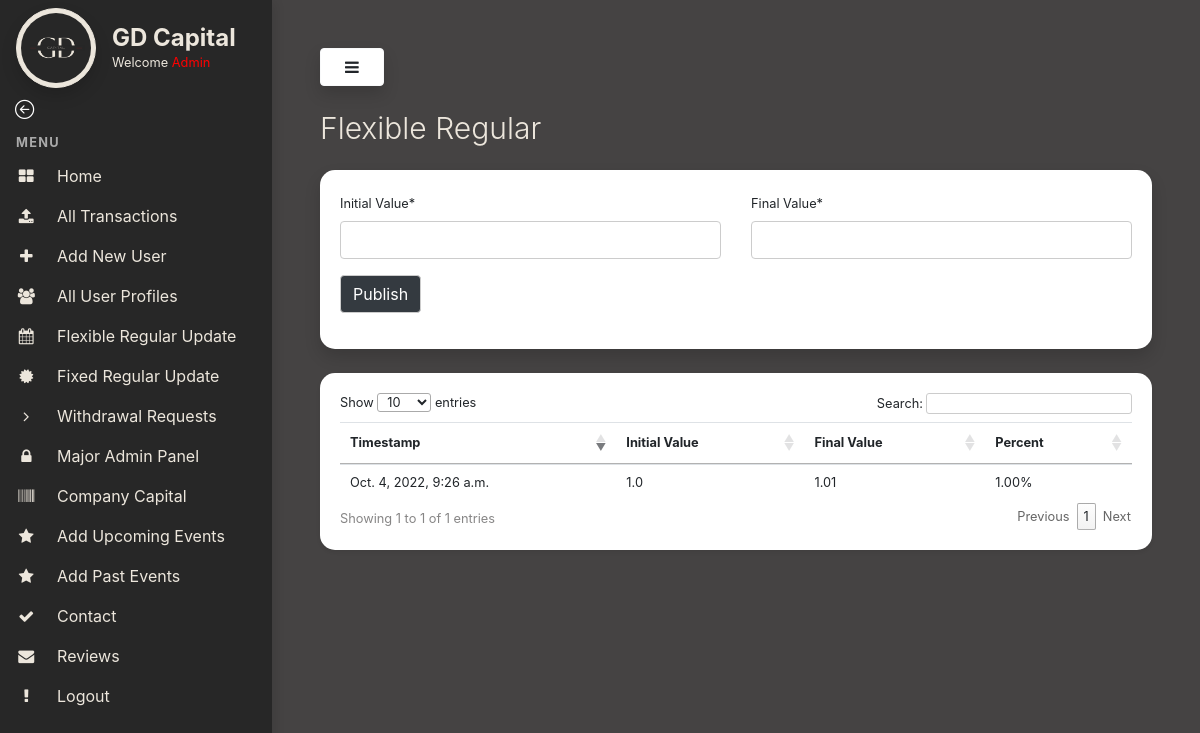
Screenshot of /regular-update/ (signed in) with the database file from the repository.
### myapp/models.py (models this page shows, shortened)
class RegularUpdate(models.Model):
    initial_value = models.FloatField()
    final_value = models.FloatField()
    transaction_date_time = models.DateTimeField(auto_now_add=True)
    percent = models.FloatField(null=True, blank=True)

### myapp/views.py (the view, shortened to what this page needs)
# urls.py: path('regular-update/', views.regular_update, name='regular_update'),
@login_required
def regular_update(request):
    reg_update = RegularUpdate.objects.all()
    form = RegularUpdateForm()
    return render(request,'admin-templates/regular-update.html',{'form':form,'reg_update':reg_update})

### myapp/forms.py
class RegularUpdateForm(forms.ModelForm):
    class Meta:
        model = RegularUpdate
        fields = ('initial_value','final_value')
        labels = {
            'initial_value': 'Initial Value',
            'final_value': 'Final Value',
        }

### templates/admin-templates/regular-update.html (shortened to what this page needs)
{% extends 'admin-templates/base.html' %}
{% load static %}
{% load crispy_forms_filters %}
{% load crispy_forms_tags %}
{% block content %}
        <h3 class="display-4" style="color:#ece6dc; font-size:30px !important">Flexible Regular</h3>
        <div class="card shadow my-4" style="border: 0 !important;border-radius:15px">
            <div class="card-body ">
                <form method="post" enctype="multipart/form-data">
                    <div class="row">
                        <div class="col-md-6 mb-0">
                            {{ form.initial_value|as_crispy_field }}
                        </div>
                        <div class="col-md-6 mb-0">
                            {{ form.final_value|as_crispy_field }}
                        </div>
                    </div>
                    <div class="form-group">
                        <input type="submit" value="Publish" class="btn btn-dark">
                    </div>
                </form>
            </div>
        </div>
        <div class="card shadow-sm mt-4" style="border: 0 !important;border-radius:15px">
            <div class="card-body ">
                <div class="table-responsive">
                    <table class="table table-sm" id="transTable">
                        <thead>
                            <tr>
                                <th scope="col">Timestamp</th>
                                <th scope="col">Initial Value</th>
                                <th scope="col">Final Value</th>
                                <th scope="col">Percent</th>
                            </tr>
                        </thead>
                        <tbody>
                            {% for i in reg_update %}
                            <tr>
                                <td>{{i.transaction_date_time}}</td>
                                <td>{{i.initial_value}}</td>
                                <td>{{i.final_value}}</td>
                                <td>{{i.percent|floatformat:2}}%</td>
                            </tr>
                            {% endfor %}
                        </tbody>
                    </table>
                </div>
            </div>
        </div>
{% endblock content %}

### templates/admin-templates/base.html (shortened to what this page needs)
{% load static %}
<!DOCTYPE html>
<html>
<head>
    <link rel="stylesheet" href="https://stackpath.bootstrapcdn.com/bootstrap/4.1.3/css/bootstrap.min.css"
>
    <link rel="stylesheet" href="https://stackpath.bootstrapcdn.com/font-awesome/4.7.0/css/font-awesome.min.css">
    <link rel="stylesheet" type="text/css" href="https://cdn.datatables.net/1.12.1/css/jquery.dataTables.css">
    <link rel="stylesheet" href="{% static 'css/admin.css' %}">
    <link rel="stylesheet" href="https://cdn.jsdelivr.net/npm/bootstrap-icons@1.9.1/font/bootstrap-icons.css">
</head>
<body>
    {% if request.user.is_superuser %}
    <div class="vertical-nav dark-bg" id="sidebar">
        <div class="py-2 px-3 dark-bg">
            <div class="media d-flex align-items-center">
                <img loading="lazy" src="{% static 'images/logo.png' %}" alt="..."
                    width="80" height="80" class="mr-3 rounded-circle img-thumbnail shadow">
                <div class="media-body">
                    <h4 class="m-0" style="font-weight:700;color:#ece6dc;">GD Capital</h4>
                    <p class="font-weight-normal text-muted mb-0 welcome-text">Welcome <span style="color:red;">{{request.user.username|title}}</span></p>
                </div>
            </div>
        </div>
        <div class="container">
            <a href="/" class="text-dark back-arrow"><i class="bi bi-arrow-left-circle text-white" style="font-size: 1.2rem;"></i></a>
          </div>
        <p class="text-gray font-weight-bold text-uppercase px-3 small pb-1 mb-0 mt-2">MENU</p>
        <ul class="nav flex-column mb-0">
            <li class="nav-item">
                <a href="/admin-home" class="nav-link text-dark ">
                    <i class="fa fa-th-large mr-3 text-primary fa-fw"></i>
                    Home
                </a>
            </li>
            <li class="nav-item">
                <a href="/admin-all-transactions" class="nav-link text-dark">
                    <i class="fa fa-upload mr-3 text-primary fa-fw"></i>
                    All Transactions
                </a>
            </li>
            <li class="nav-item">
                <a href="/signup" class="nav-link text-dark">
                    <i class="fa fa-plus mr-3 text-primary fa-fw"></i>
                    Add New User
                </a>
            </li>
            <li class="nav-item">
                <a href="/admin-all-users" class="nav-link text-dark">
                    <i class="fa fa-users mr-3 text-primary fa-fw"></i>
                    All User Profiles
                </a>
            </li>
            <li class="nav-item">
                <a href="/regular-update" class="nav-link text-dark">
                    <i class="fa fa-calendar mr-3 text-primary fa-fw"></i>
                    Flexible Regular Update
                </a>
            </li>
            <li class="nav-item">
                <a href="/fixed-rate-page" class="nav-link text-dark">
                    <i class="fa fa-certificate mr-3 text-primary fa-fw"></i>
                    Fixed Regular Update
                </a>
            </li>
            <li class="nav-item">
                <a href="/admin-withdrawal-requests" class="nav-link text-dark">
                    <i class="fa fa-angle-right mr-3 text-primary fa-fw"></i>
                    Withdrawal Requests
                </a>
            </li>
            <li class="nav-item">
                <a href="/admin" class="nav-link text-dark">
                    <i class="fa fa-lock mr-3 text-primary fa-fw"></i>
                    Major Admin Panel
                </a>
            </li>
            <li class="nav-item">
                <a href="/company-capital" class="nav-link text-dark">
                    <i class="fa fa-barcode mr-3 text-primary fa-fw"></i>
                    Company Capital
                </a>
            </li>
            <li class="nav-item">
                <a href="/add-events" class="nav-link text-dark">
                    <i class="fa fa-star mr-3 text-primary fa-fw"></i>
                    Add Upcoming Events
                </a>
            </li>
            <li class="nav-item">
                <a href="/add-past-events" class="nav-link text-dark">
                    <i class="fa fa-star mr-3 text-primary fa-fw"></i>
                    Add Past Events
                </a>
            </li>
            <li class="nav-item">
                <a href="/contact-page" class="nav-link text-dark">
                    <i class="fa fa-check mr-3 text-primary fa-fw"></i>
                    Contact
                </a>
            </li>
            <li class="nav-item">
                <a href="/reviews-page" class="nav-link text-dark">
                    <i class="fa fa-envelope mr-3 text-primary fa-fw"></i>
                    Reviews
                </a>
            </li>
            <li class="nav-item">
                <a href="/logout" class="nav-link text-dark">
                    <i class="fa fa-exclamation mr-3 text-primary fa-fw"></i>
                    Logout
                </a>
            </li>
        </ul>
    </div>
    <div class="page-content p-5" id="content">
        <button id="sidebarCollapse" type="button" class="btn btn-light bg-white rounded-pill shadow px-4 mb-4"><i
                class="fa fa-bars "></i></button>
        {% block content %}{% endblock content %}
    </div>
    {% else %}
    You are not a authorised user to access this page. Go back to <a href="/">home</a>
    {% endif %}
</body>
</html>

### static/css/admin.css (style rules this page uses)
body { background: rgb(69,67,67); min-height: 100vh; overflow-x: hidden; }
.vertical-nav { min-width: 17rem; width: 17rem; height: 100vh; position: fixed; top: 0; left: 0; box-shadow: 3px 3px 10px rgba(0, 0, 0, 0.1); transition: all 0.4s; }
.page-content { width: calc(100% - 17rem); margin-left: 17rem; transition: all 0.4s; }
.text-uppercase { letter-spacing: 0.1em; }
.text-gray { color: #aaa; }
.nav-link { text-transform: capitalize; }
.text-primary { color: #ece6dc !important; }
.dark-bg { background-color: rgb(39,39,39); }
.text-muted,.text-dark { color: #ece6dc !important; }
.welcome-text { font-size: 0.8rem; }
.img-thumbnail { background-color: #ece6dc !important; border-color: #ece6dc !important; }
table.dataTable tbody th, table.dataTable tbody td,table.dataTable thead th, table.dataTable thead td { font-size:0.8rem; }
table.dataTable thead th, table.dataTable thead td { font-size: 0.8rem; }
table.dataTable.no-footer { border-bottom: 0 !important; border-bottom-color: #000 !important; }
input, textarea { outline: none; box-shadow:none !important; border:1px solid #ccc !important; }
label { font-size: 0.8rem; }

### rows the page displays
RegularUpdate: transaction_date_time "Oct. 4, 2022, 9:26 a.m.", initial_value "1.0", final_value "1.01", percent "1.00"

### other values shown
{{ request.user.username|title }} "Admin"
